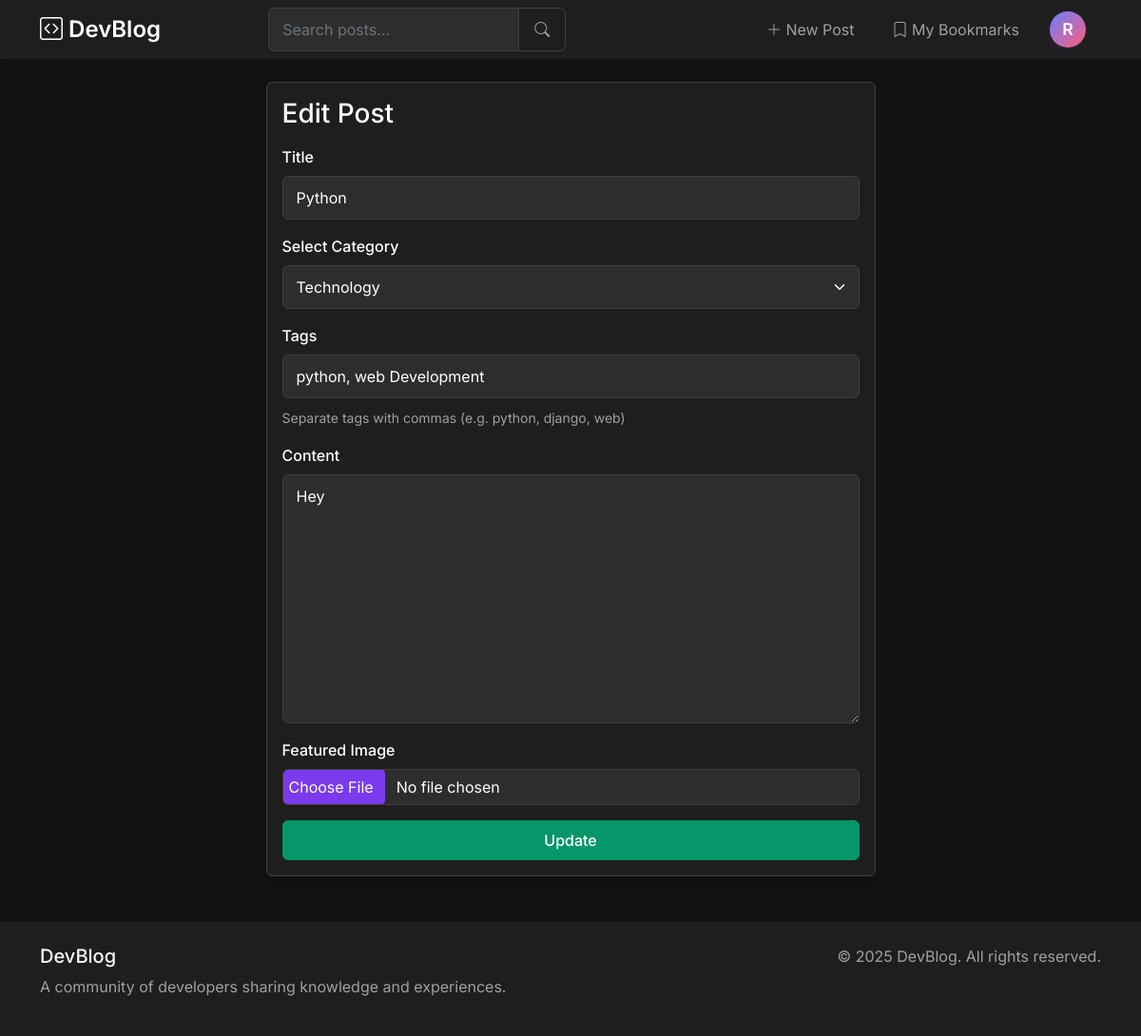
The page /post/7/edit/ (signed in) on the database as committed earlier.
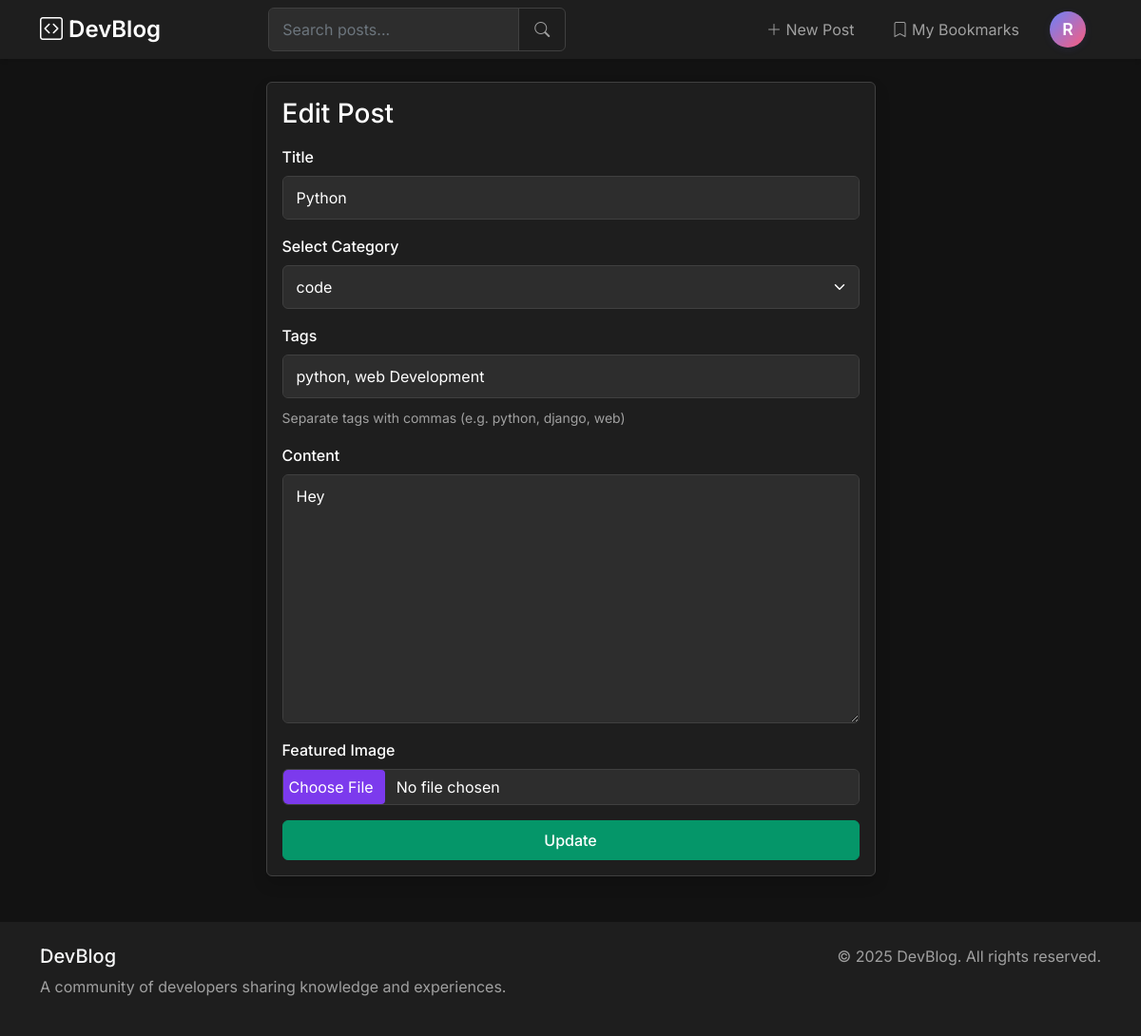
The same page on the database as committed later.
### blogs/models.py (models this page shows, shortened)
class Post(models.Model):
    title = models.CharField(max_length=200)
    content = models.TextField()
    author = models.ForeignKey(User, on_delete=models.CASCADE)
    category = models.ForeignKey(Category, on_delete=models.SET_NULL, null=True)
    tags = models.ManyToManyField('Tag', blank=True, related_name='posts')
    created_at = models.DateTimeField(auto_now_add=True)
    updated_at = models.DateTimeField(auto_now=True)
    excerpt = models.TextField(blank=True, null=True)  # Short preview text
    featured_image = models.ImageField(
        upload_to="posts/",
        blank=True,
        null=True,
        help_text="Cover image for your post"
    )
    likes = models.ManyToManyField(
        User,
        related_name="liked_posts",
        blank=True
    )
    bookmarks = models.ManyToManyField(
        User,
        related_name="bookmarked_posts",
        blank=True
    )

### blogs/views.py (the view)
# urls.py: path('post/<int:pk>/edit/', views.post_edit, name='post_edit'),
@login_required
def post_edit(request, pk):
    post = get_object_or_404(Post, pk=pk)
    if request.user != post.author:
        return redirect('post_detail', pk=post.pk)
    if request.method == "POST":
        form = PostForm(request.POST, instance=post)
        if form.is_valid():
            post = form.save(commit=False)
            new_cat_name = form.cleaned_data.get('new_category')
            if new_cat_name:
                category, created = Category.objects.get_or_create(name=new_cat_name)
                post.category = category
            post.save()
            return redirect('post_detail', pk=post.pk)
    else:
        form = PostForm(instance=post)
    return render(request, 'blogs/post_form.html', {'form': form})

### blogs/templates/blogs/post_form.html (shortened to what this page needs)
{% extends 'blogs/base.html' %}
{% load widget_tweaks %}
{% block content %}
<div class="row justify-content-center">
    <div class="col-md-7">
        <div class="card shadow">
            <div class="card-body">
                <h3 class="card-title mb-3">
                    {% if form.instance.pk %}Edit{% else %}New{% endif %} Post
                </h3>
                <form method="POST" enctype="multipart/form-data">
                    <div class="mb-3">
                        <label for="id_title" class="form-label">Title</label>
                        {{ form.title|add_class:"form-control mb-2" }}
                    </div>
                    <div class="mb-3">
                        <label for="id_category" class="form-label">Select Category</label>
                        {{ form.category|add_class:"form-select mb-2" }}
                    </div>
                    <div class="mb-3">
                        <label for="id_tags" class="form-label">Tags</label>
                        {{ form.tags|add_class:"form-control mb-2" }}
                        <small class="form-text text-muted">Separate tags with commas (e.g. python, django, web)</small>
                    </div>
                    <div class="mb-3">
                        <label for="id_content" class="form-label">Content</label>
                        {{ form.content|add_class:"form-control mb-2" }}
                    </div>
                    <div class="mb-3">
                        <label for="id_featured_image" class="form-label">Featured Image</label>
                        {{ form.featured_image|add_class:"form-control" }}
                    </div>
                    <button class="btn btn-success w-100">
                        {% if form.instance.pk %}Update{% else %}Create{% endif %}
                    </button>
                </form>
            </div>
        </div>
    </div>
</div>
{% endblock %}

Rows that differ between the two databases and show on the page:
changed Post "Python": category "Technology" → "code"
